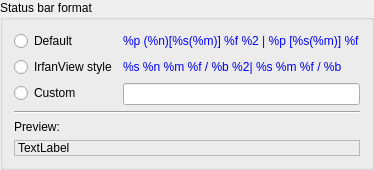
            <widget class="QGroupBox" name="groupBox_2">
             <property name="sizePolicy">
              <sizepolicy hsizetype="Preferred" vsizetype="Minimum">
               <horstretch>0</horstretch>
               <verstretch>0</verstretch>
              </sizepolicy>
             </property>
             <property name="title">
              <string>Status bar format</string>
             </property>
             <layout class="QFormLayout" name="formLayout_3">
              <item row="0" column="0">
               <widget class="QRadioButton" name="radioButtonStatusBarNormalStyle">
                <property name="text">
                 <string>Default</string>
                </property>
               </widget>
              </item>
              <item row="0" column="1">
               <widget class="QLabel" name="label_6">
                <property name="palette">
                 <palette>
                  <active>
                   <colorrole role="WindowText">
                    <brush brushstyle="SolidPattern">
                     <color alpha="255">
                      <red>0</red>
                      <green>0</green>
                      <blue>255</blue>
                     </color>
                    </brush>
                   </colorrole>
                   <colorrole role="Button">
                    <brush brushstyle="SolidPattern">
                     <color alpha="255">
                      <red>0</red>
                      <green>0</green>
                      <blue>255</blue>
                     </color>
                    </brush>
                   </colorrole>
                   <colorrole role="Light">
                    <brush brushstyle="SolidPattern">
                     <color alpha="255">
                      <red>127</red>
                      <green>127</green>
                      <blue>255</blue>
                     </color>
                    </brush>
                   </colorrole>
                   <colorrole role="Midlight">
                    <brush brushstyle="SolidPattern">
                     <color alpha="255">
                      <red>63</red>
                      <green>63</green>
                      <blue>255</blue>
                     </color>
                    </brush>
                   </colorrole>
                   <colorrole role="Dark">
                    <brush brushstyle="SolidPattern">
                     <color alpha="255">
                      <red>0</red>
                      <green>0</green>
                      <blue>127</blue>
                     </color>
                    </brush>
                   </colorrole>
                   <colorrole role="Mid">
                    <brush brushstyle="SolidPattern">
                     <color alpha="255">
                      <red>0</red>
                      <green>0</green>
                      <blue>170</blue>
                     </color>
                    </brush>
                   </colorrole>
                   <colorrole role="Text">
                    <brush brushstyle="SolidPattern">
                     <color alpha="255">
                      <red>0</red>
                      <green>0</green>
                      <blue>255</blue>
                     </color>
                    </brush>
                   </colorrole>
                   <colorrole role="BrightText">
                    <brush brushstyle="SolidPattern">
                     <color alpha="255">
                      <red>255</red>
                      <green>255</green>
                      <blue>255</blue>
                     </color>
                    </brush>
                   </colorrole>
                   <colorrole role="ButtonText">
                    <brush brushstyle="SolidPattern">
                     <color alpha="255">
                      <red>0</red>
                      <green>0</green>
                      <blue>0</blue>
                     </color>
                    </brush>
                   </colorrole>
                   <colorrole role="Base">
                    <brush brushstyle="SolidPattern">
                     <color alpha="255">
                      <red>255</red>
                      <green>255</green>
                      <blue>255</blue>
                     </color>
                    </brush>
                   </colorrole>
                   <colorrole role="Window">
                    <brush brushstyle="SolidPattern">
                     <color alpha="255">
                      <red>0</red>
                      <green>0</green>
                      <blue>255</blue>
                     </color>
                    </brush>
                   </colorrole>
                   <colorrole role="Shadow">
                    <brush brushstyle="SolidPattern">
                     <color alpha="255">
                      <red>0</red>
                      <green>0</green>
                      <blue>0</blue>
                     </color>
                    </brush>
                   </colorrole>
                   <colorrole role="AlternateBase">
                    <brush brushstyle="SolidPattern">
                     <color alpha="255">
                      <red>127</red>
                      <green>127</green>
                      <blue>255</blue>
                     </color>
                    </brush>
                   </colorrole>
                   <colorrole role="ToolTipBase">
                    <brush brushstyle="SolidPattern">
                     <color alpha="255">
                      <red>255</red>
                      <green>255</green>
                      <blue>220</blue>
                     </color>
                    </brush>
                   </colorrole>
                   <colorrole role="ToolTipText">
                    <brush brushstyle="SolidPattern">
                     <color alpha="255">
                      <red>0</red>
                      <green>0</green>
                      <blue>0</blue>
                     </color>
                    </brush>
                   </colorrole>
                  </active>
                  <inactive>
                   <colorrole role="WindowText">
                    <brush brushstyle="SolidPattern">
                     <color alpha="255">
                      <red>0</red>
                      <green>0</green>
                      <blue>255</blue>
                     </color>
                    </brush>
                   </colorrole>
                   <colorrole role="Button">
                    <brush brushstyle="SolidPattern">
                     <color alpha="255">
                      <red>0</red>
                      <green>0</green>
                      <blue>255</blue>
                     </color>
                    </brush>
                   </colorrole>
                   <colorrole role="Light">
                    <brush brushstyle="SolidPattern">
                     <color alpha="255">
                      <red>127</red>
                      <green>127</green>
                      <blue>255</blue>
                     </color>
                    </brush>
                   </colorrole>
                   <colorrole role="Midlight">
                    <brush brushstyle="SolidPattern">
                     <color alpha="255">
                      <red>63</red>
                      <green>63</green>
                      <blue>255</blue>
                     </color>
                    </brush>
                   </colorrole>
                   <colorrole role="Dark">
                    <brush brushstyle="SolidPattern">
                     <color alpha="255">
                      <red>0</red>
                      <green>0</green>
                      <blue>127</blue>
                     </color>
                    </brush>
                   </colorrole>
                   <colorrole role="Mid">
                    <brush brushstyle="SolidPattern">
                     <color alpha="255">
                      <red>0</red>
                      <green>0</green>
                      <blue>170</blue>
                     </color>
                    </brush>
                   </colorrole>
                   <colorrole role="Text">
                    <brush brushstyle="SolidPattern">
                     <color alpha="255">
                      <red>0</red>
                      <green>0</green>
                      <blue>255</blue>
                     </color>
                    </brush>
                   </colorrole>
                   <colorrole role="BrightText">
                    <brush brushstyle="SolidPattern">
                     <color alpha="255">
                      <red>255</red>
                      <green>255</green>
                      <blue>255</blue>
                     </color>
                    </brush>
                   </colorrole>
                   <colorrole role="ButtonText">
                    <brush brushstyle="SolidPattern">
                     <color alpha="255">
                      <red>0</red>
                      <green>0</green>
                      <blue>0</blue>
                     </color>
                    </brush>
                   </colorrole>
                   <colorrole role="Base">
                    <brush brushstyle="SolidPattern">
                     <color alpha="255">
                      <red>255</red>
                      <green>255</green>
                      <blue>255</blue>
                     </color>
                    </brush>
                   </colorrole>
                   <colorrole role="Window">
                    <brush brushstyle="SolidPattern">
                     <color alpha="255">
                      <red>0</red>
                      <green>0</green>
                      <blue>255</blue>
                     </color>
                    </brush>
                   </colorrole>
                   <colorrole role="Shadow">
                    <brush brushstyle="SolidPattern">
                     <color alpha="255">
                      <red>0</red>
                      <green>0</green>
                      <blue>0</blue>
                     </color>
                    </brush>
                   </colorrole>
                   <colorrole role="AlternateBase">
                    <brush brushstyle="SolidPattern">
                     <color alpha="255">
                      <red>127</red>
                      <green>127</green>
                      <blue>255</blue>
                     </color>
                    </brush>
                   </colorrole>
                   <colorrole role="ToolTipBase">
                    <brush brushstyle="SolidPattern">
                     <color alpha="255">
                      <red>255</red>
                      <green>255</green>
                      <blue>220</blue>
                     </color>
                    </brush>
                   </colorrole>
                   <colorrole role="ToolTipText">
                    <brush brushstyle="SolidPattern">
                     <color alpha="255">
                      <red>0</red>
                      <green>0</green>
                      <blue>0</blue>
                     </color>
                    </brush>
                   </colorrole>
                  </inactive>
                  <disabled>
                   <colorrole role="WindowText">
                    <brush brushstyle="SolidPattern">
                     <color alpha="255">
                      <red>0</red>
                      <green>0</green>
                      <blue>127</blue>
                     </color>
                    </brush>
                   </colorrole>
                   <colorrole role="Button">
                    <brush brushstyle="SolidPattern">
                     <color alpha="255">
                      <red>0</red>
                      <green>0</green>
                      <blue>255</blue>
                     </color>
                    </brush>
                   </colorrole>
                   <colorrole role="Light">
                    <brush brushstyle="SolidPattern">
                     <color alpha="255">
                      <red>127</red>
                      <green>127</green>
                      <blue>255</blue>
                     </color>
                    </brush>
                   </colorrole>
                   <colorrole role="Midlight">
                    <brush brushstyle="SolidPattern">
                     <color alpha="255">
                      <red>63</red>
                      <green>63</green>
                      <blue>255</blue>
                     </color>
                    </brush>
                   </colorrole>
                   <colorrole role="Dark">
                    <brush brushstyle="SolidPattern">
                     <color alpha="255">
                      <red>0</red>
                      <green>0</green>
                      <blue>127</blue>
                     </color>
                    </brush>
                   </colorrole>
                   <colorrole role="Mid">
                    <brush brushstyle="SolidPattern">
                     <color alpha="255">
                      <red>0</red>
                      <green>0</green>
                      <blue>170</blue>
                     </color>
                    </brush>
                   </colorrole>
                   <colorrole role="Text">
                    <brush brushstyle="SolidPattern">
                     <color alpha="255">
                      <red>0</red>
                      <green>0</green>
                      <blue>127</blue>
                     </color>
                    </brush>
                   </colorrole>
                   <colorrole role="BrightText">
                    <brush brushstyle="SolidPattern">
                     <color alpha="255">
                      <red>255</red>
                      <green>255</green>
                      <blue>255</blue>
                     </color>
                    </brush>
                   </colorrole>
                   <colorrole role="ButtonText">
                    <brush brushstyle="SolidPattern">
                     <color alpha="255">
                      <red>0</red>
                      <green>0</green>
                      <blue>127</blue>
                     </color>
                    </brush>
                   </colorrole>
                   <colorrole role="Base">
                    <brush brushstyle="SolidPattern">
                     <color alpha="255">
                      <red>0</red>
                      <green>0</green>
                      <blue>255</blue>
                     </color>
                    </brush>
                   </colorrole>
                   <colorrole role="Window">
                    <brush brushstyle="SolidPattern">
                     <color alpha="255">
                      <red>0</red>
                      <green>0</green>
                      <blue>255</blue>
                     </color>
                    </brush>
                   </colorrole>
                   <colorrole role="Shadow">
                    <brush brushstyle="SolidPattern">
                     <color alpha="255">
                      <red>0</red>
                      <green>0</green>
                      <blue>0</blue>
                     </color>
                    </brush>
                   </colorrole>
                   <colorrole role="AlternateBase">
                    <brush brushstyle="SolidPattern">
                     <color alpha="255">
                      <red>0</red>
                      <green>0</green>
                      <blue>255</blue>
                     </color>
                    </brush>
                   </colorrole>
                   <colorrole role="ToolTipBase">
                    <brush brushstyle="SolidPattern">
                     <color alpha="255">
                      <red>255</red>
                      <green>255</green>
                      <blue>220</blue>
                     </color>
                    </brush>
                   </colorrole>
                   <colorrole role="ToolTipText">
                    <brush brushstyle="SolidPattern">
                     <color alpha="255">
                      <red>0</red>
                      <green>0</green>
                      <blue>0</blue>
                     </color>
                    </brush>
                   </colorrole>
                  </disabled>
                 </palette>
                </property>
                <property name="text">
                 <string notr="true">%p (%n)[%s(%m)] %f %2 | %p [%s(%m)] %f</string>
                </property>
               </widget>
              </item>
              <item row="1" column="0">
               <widget class="QRadioButton" name="radioButtonStatusBarIrfanViewStyle">
                <property name="text">
                 <string>IrfanView style</string>
                </property>
               </widget>
              </item>
              <item row="1" column="1">
               <widget class="QLabel" name="label_7">
                <property name="palette">
                 <palette>
                  <active>
                   <colorrole role="WindowText">
                    <brush brushstyle="SolidPattern">
                     <color alpha="255">
                      <red>0</red>
                      <green>0</green>
                      <blue>255</blue>
                     </color>
                    </brush>
                   </colorrole>
                   <colorrole role="Button">
                    <brush brushstyle="SolidPattern">
                     <color alpha="255">
                      <red>0</red>
                      <green>0</green>
                      <blue>255</blue>
                     </color>
                    </brush>
                   </colorrole>
                   <colorrole role="Light">
                    <brush brushstyle="SolidPattern">
                     <color alpha="255">
                      <red>127</red>
                      <green>127</green>
                      <blue>255</blue>
                     </color>
                    </brush>
                   </colorrole>
                   <colorrole role="Midlight">
                    <brush brushstyle="SolidPattern">
                     <color alpha="255">
                      <red>63</red>
                      <green>63</green>
                      <blue>255</blue>
                     </color>
                    </brush>
                   </colorrole>
                   <colorrole role="Dark">
                    <brush brushstyle="SolidPattern">
                     <color alpha="255">
                      <red>0</red>
                      <green>0</green>
                      <blue>127</blue>
                     </color>
                    </brush>
                   </colorrole>
                   <colorrole role="Mid">
                    <brush brushstyle="SolidPattern">
                     <color alpha="255">
                      <red>0</red>
                      <green>0</green>
                      <blue>170</blue>
                     </color>
                    </brush>
                   </colorrole>
                   <colorrole role="Text">
                    <brush brushstyle="SolidPattern">
                     <color alpha="255">
                      <red>0</red>
                      <green>0</green>
                      <blue>255</blue>
                     </color>
                    </brush>
                   </colorrole>
                   <colorrole role="BrightText">
                    <brush brushstyle="SolidPattern">
                     <color alpha="255">
                      <red>255</red>
                      <green>255</green>
                      <blue>255</blue>
                     </color>
                    </brush>
                   </colorrole>
                   <colorrole role="ButtonText">
                    <brush brushstyle="SolidPattern">
                     <color alpha="255">
                      <red>0</red>
                      <green>0</green>
                      <blue>0</blue>
                     </color>
                    </brush>
                   </colorrole>
                   <colorrole role="Base">
                    <brush brushstyle="SolidPattern">
                     <color alpha="255">
                      <red>255</red>
                      <green>255</green>
                      <blue>255</blue>
                     </color>
                    </brush>
                   </colorrole>
                   <colorrole role="Window">
                    <brush brushstyle="SolidPattern">
                     <color alpha="255">
                      <red>0</red>
                      <green>0</green>
                      <blue>255</blue>
                     </color>
                    </brush>
                   </colorrole>
                   <colorrole role="Shadow">
                    <brush brushstyle="SolidPattern">
                     <color alpha="255">
                      <red>0</red>
                      <green>0</green>
                      <blue>0</blue>
                     </color>
                    </brush>
                   </colorrole>
                   <colorrole role="AlternateBase">
                    <brush brushstyle="SolidPattern">
                     <color alpha="255">
                      <red>127</red>
                      <green>127</green>
                      <blue>255</blue>
                     </color>
                    </brush>
                   </colorrole>
                   <colorrole role="ToolTipBase">
                    <brush brushstyle="SolidPattern">
                     <color alpha="255">
                      <red>255</red>
                      <green>255</green>
                      <blue>220</blue>
                     </color>
                    </brush>
                   </colorrole>
                   <colorrole role="ToolTipText">
                    <brush brushstyle="SolidPattern">
                     <color alpha="255">
                      <red>0</red>
                      <green>0</green>
                      <blue>0</blue>
                     </color>
                    </brush>
                   </colorrole>
                  </active>
                  <inactive>
                   <colorrole role="WindowText">
                    <brush brushstyle="SolidPattern">
                     <color alpha="255">
                      <red>0</red>
                      <green>0</green>
                      <blue>255</blue>
                     </color>
                    </brush>
                   </colorrole>
                   <colorrole role="Button">
                    <brush brushstyle="SolidPattern">
                     <color alpha="255">
                      <red>0</red>
                      <green>0</green>
                      <blue>255</blue>
                     </color>
                    </brush>
                   </colorrole>
                   <colorrole role="Light">
                    <brush brushstyle="SolidPattern">
                     <color alpha="255">
                      <red>127</red>
                      <green>127</green>
                      <blue>255</blue>
                     </color>
                    </brush>
                   </colorrole>
                   <colorrole role="Midlight">
                    <brush brushstyle="SolidPattern">
                     <color alpha="255">
                      <red>63</red>
                      <green>63</green>
                      <blue>255</blue>
                     </color>
                    </brush>
                   </colorrole>
                   <colorrole role="Dark">
                    <brush brushstyle="SolidPattern">
                     <color alpha="255">
                      <red>0</red>
                      <green>0</green>
                      <blue>127</blue>
                     </color>
                    </brush>
                   </colorrole>
                   <colorrole role="Mid">
                    <brush brushstyle="SolidPattern">
                     <color alpha="255">
                      <red>0</red>
                      <green>0</green>
                      <blue>170</blue>
                     </color>
                    </brush>
                   </colorrole>
                   <colorrole role="Text">
                    <brush brushstyle="SolidPattern">
                     <color alpha="255">
                      <red>0</red>
                      <green>0</green>
                      <blue>255</blue>
                     </color>
                    </brush>
                   </colorrole>
                   <colorrole role="BrightText">
                    <brush brushstyle="SolidPattern">
                     <color alpha="255">
                      <red>255</red>
                      <green>255</green>
                      <blue>255</blue>
                     </color>
                    </brush>
                   </colorrole>
                   <colorrole role="ButtonText">
                    <brush brushstyle="SolidPattern">
                     <color alpha="255">
                      <red>0</red>
                      <green>0</green>
                      <blue>0</blue>
                     </color>
                    </brush>
                   </colorrole>
                   <colorrole role="Base">
                    <brush brushstyle="SolidPattern">
                     <color alpha="255">
                      <red>255</red>
                      <green>255</green>
                      <blue>255</blue>
                     </color>
                    </brush>
                   </colorrole>
                   <colorrole role="Window">
                    <brush brushstyle="SolidPattern">
                     <color alpha="255">
                      <red>0</red>
                      <green>0</green>
                      <blue>255</blue>
                     </color>
                    </brush>
                   </colorrole>
                   <colorrole role="Shadow">
                    <brush brushstyle="SolidPattern">
                     <color alpha="255">
                      <red>0</red>
                      <green>0</green>
                      <blue>0</blue>
                     </color>
                    </brush>
                   </colorrole>
                   <colorrole role="AlternateBase">
                    <brush brushstyle="SolidPattern">
                     <color alpha="255">
                      <red>127</red>
                      <green>127</green>
                      <blue>255</blue>
                     </color>
                    </brush>
                   </colorrole>
                   <colorrole role="ToolTipBase">
                    <brush brushstyle="SolidPattern">
                     <color alpha="255">
                      <red>255</red>
                      <green>255</green>
                      <blue>220</blue>
                     </color>
                    </brush>
                   </colorrole>
                   <colorrole role="ToolTipText">
                    <brush brushstyle="SolidPattern">
                     <color alpha="255">
                      <red>0</red>
                      <green>0</green>
                      <blue>0</blue>
                     </color>
                    </brush>
                   </colorrole>
                  </inactive>
                  <disabled>
                   <colorrole role="WindowText">
                    <brush brushstyle="SolidPattern">
                     <color alpha="255">
                      <red>0</red>
                      <green>0</green>
                      <blue>127</blue>
                     </color>
                    </brush>
                   </colorrole>
                   <colorrole role="Button">
                    <brush brushstyle="SolidPattern">
                     <color alpha="255">
                      <red>0</red>
                      <green>0</green>
                      <blue>255</blue>
                     </color>
                    </brush>
                   </colorrole>
                   <colorrole role="Light">
                    <brush brushstyle="SolidPattern">
                     <color alpha="255">
                      <red>127</red>
                      <green>127</green>
                      <blue>255</blue>
                     </color>
                    </brush>
                   </colorrole>
                   <colorrole role="Midlight">
                    <brush brushstyle="SolidPattern">
                     <color alpha="255">
                      <red>63</red>
                      <green>63</green>
                      <blue>255</blue>
                     </color>
                    </brush>
                   </colorrole>
                   <colorrole role="Dark">
                    <brush brushstyle="SolidPattern">
                     <color alpha="255">
                      <red>0</red>
                      <green>0</green>
                      <blue>127</blue>
                     </color>
                    </brush>
                   </colorrole>
                   <colorrole role="Mid">
                    <brush brushstyle="SolidPattern">
                     <color alpha="255">
                      <red>0</red>
                      <green>0</green>
                      <blue>170</blue>
                     </color>
                    </brush>
                   </colorrole>
                   <colorrole role="Text">
                    <brush brushstyle="SolidPattern">
                     <color alpha="255">
                      <red>0</red>
                      <green>0</green>
                      <blue>127</blue>
                     </color>
                    </brush>
                   </colorrole>
                   <colorrole role="BrightText">
                    <brush brushstyle="SolidPattern">
                     <color alpha="255">
                      <red>255</red>
                      <green>255</green>
                      <blue>255</blue>
                     </color>
                    </brush>
                   </colorrole>
                   <colorrole role="ButtonText">
                    <brush brushstyle="SolidPattern">
                     <color alpha="255">
                      <red>0</red>
                      <green>0</green>
                      <blue>127</blue>
                     </color>
                    </brush>
                   </colorrole>
                   <colorrole role="Base">
                    <brush brushstyle="SolidPattern">
                     <color alpha="255">
                      <red>0</red>
                      <green>0</green>
                      <blue>255</blue>
                     </color>
                    </brush>
                   </colorrole>
                   <colorrole role="Window">
                    <brush brushstyle="SolidPattern">
                     <color alpha="255">
                      <red>0</red>
                      <green>0</green>
                      <blue>255</blue>
                     </color>
                    </brush>
                   </colorrole>
                   <colorrole role="Shadow">
                    <brush brushstyle="SolidPattern">
                     <color alpha="255">
                      <red>0</red>
                      <green>0</green>
                      <blue>0</blue>
                     </color>
                    </brush>
                   </colorrole>
                   <colorrole role="AlternateBase">
                    <brush brushstyle="SolidPattern">
                     <color alpha="255">
                      <red>0</red>
                      <green>0</green>
                      <blue>255</blue>
                     </color>
                    </brush>
                   </colorrole>
                   <colorrole role="ToolTipBase">
                    <brush brushstyle="SolidPattern">
                     <color alpha="255">
                      <red>255</red>
                      <green>255</green>
                      <blue>220</blue>
                     </color>
                    </brush>
                   </colorrole>
                   <colorrole role="ToolTipText">
                    <brush brushstyle="SolidPattern">
                     <color alpha="255">
                      <red>0</red>
                      <green>0</green>
                      <blue>0</blue>
                     </color>
                    </brush>
                   </colorrole>
                  </disabled>
                 </palette>
                </property>
                <property name="text">
                 <string notr="true">%s %n %m %f / %b %2| %s %m %f / %b</string>
                </property>
               </widget>
              </item>
              <item row="2" column="0">
               <widget class="QRadioButton" name="radioButtonStatusBarUserDefined">
                <property name="text">
                 <string>Custom</string>
                </property>
               </widget>
              </item>
              <item row="2" column="1">
               <widget class="QLineEdit" name="lineEditStatusBarUserStyle"/>
              </item>
              <item row="3" column="0" colspan="2">
               <widget class="Line" name="line">
                <property name="orientation">
                 <enum>Qt::Horizontal</enum>
                </property>
               </widget>
              </item>
              <item row="4" column="0">
               <widget class="QLabel" name="label_11">
                <property name="text">
                 <string>Preview:</string>
                </property>
               </widget>
              </item>
              <item row="5" column="0" colspan="2">
               <widget class="QLabel" name="labelStatusBarSample">
                <property name="frameShape">
                 <enum>QFrame::StyledPanel</enum>
                </property>
                <property name="text">
                 <string notr="true">TextLabel</string>
                </property>
               </widget>
              </item>
             </layout>
            </widget>
